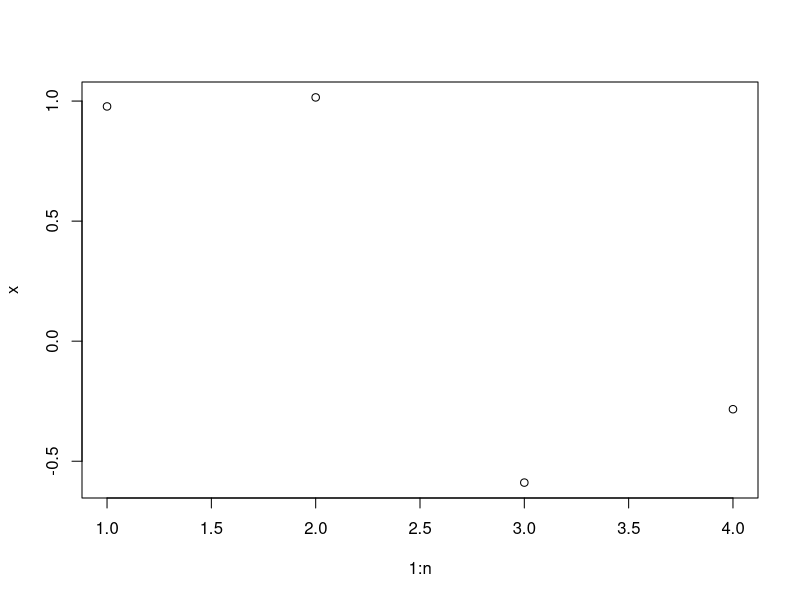

Recreate this plot in R. (Note: this script raises an error after producing the figure.)
## ---- chunk 1
knitr::opts_chunk$set(echo = TRUE)
## ---- chunk 2
#Creating the structure matrix
n = 4
R <- diag(2, n)
R[abs(row(R) - col(R)) == 1] <- -1
R[1, 1] <- 1
R[n, n] <- 1

R

k <- 1 #A constant connected top variance
Q <- k*R
mu <- rep(0, n)
## ---- chunk 3
# Eigenvalues
eigVecs <- eigen(Q, symmetric=TRUE) #Finds the eigenvectors

eigVals <- rep(0, n)
for(i in 2:n){
  eigVals[i] <- (2 - 2*cos(pi*(i - 1)/n))*k #Finds the eigenvalues
}

EVInv <- rev(sqrt(1/eigVals))  #Invert and square root for scaling

z <- rnorm(n-1) #Standard normal sample
y <- rep(0, n-1)
for(i in 1:(n-1)){
  y[i] <- z[i] * EVInv[i] #Computes the ys
}
x <- rep(0, n)
for(i in 1:(n-1)){
  x <- x + y[i]*eigVecs$vectors[1+i, 1:n] 
}


## ---- chunk 4
plot(1:n, x)
## ---- chunk 5
A <- eigVecs$vectors[1, 1:n]
Q_inv <- solve(Q)
det(Q)

Q_new <- Q + A%*%t(A)

L <- t(chol(Q_new)) #The lower triangle cholesky decomp.
z <- rnorm(n)
v <- solve(t(L), z)



Q_inv <- solve(Q_new)
det(Q_new)

x_adj <- x - Q_inv%*%A *solve(t(A)%*%Q_inv%*%A)*(t(A)%*%x)
## ---- chunk 6
library(ggplot2)
## ---- chunk 7
library(tidyr)  # For pivot_longer

N <- 10
n <- 100
sigma <- 2
beta <- 1

df <- data.frame(matrix(NA, nrow = n, ncol = N))
set.seed(0)
for (i in 1:N){
  xt <- rep(0, n)
  z <- sigma * rnorm(n-1)
  for(j in 2:n){
    xt[j] <- beta*xt[j-1] + z[j-1]
  }
  df[, i] <- xt
}

df$t <- 1:nrow(df)  # Create a time index from 1 to n

# Reshape the dataframe to long format
df_long <- df %>% pivot_longer(cols = starts_with("X"), names_to = "variable", values_to = "value")

# Plot all lines using ggplot
RW1_plot <- ggplot(df_long, aes(x = t, y = value, color = variable)) +
  geom_line() +
  labs(title = "RW1 with n=100", x = "Time", y = "y") +
  theme(legend.position = "none")

## ---- chunk 8
#RW2
N <- 10
n <- 100
sigma <- 2
beta1 <- 2
beta2 <- -1

df2 <- data.frame(matrix(NA, nrow = n, ncol = N))
set.seed(0)
for (i in 1:N){
  xt <- rep(0, n)
  z <- sigma * rnorm(n-1)
  for(j in 3:n){
    xt[j] <- beta1*xt[j-1] + beta2*xt[j-2] + z[j-1]
  }
  df2[, i] <- xt
}

df2$t <- 1:nrow(df2)  # Create a time index from 1 to n

# Reshape the dataframe to long format
df2_long <- df2 %>% pivot_longer(cols = starts_with("X"), names_to = "variable", values_to = "value")

# Plot all lines using ggplot
RW2_plot <- ggplot(df2_long, aes(x = t, y = value, color = variable)) +
  geom_line() +
  labs(title = "RW2 with n=100", x = "Time", y = "y") +
  theme(legend.position = "none")


## ---- chunk 9
library("ggpubr")
RW_figure <- ggarrange(RW1_plot, RW2_plot, ncol = 1)

RW_figure
